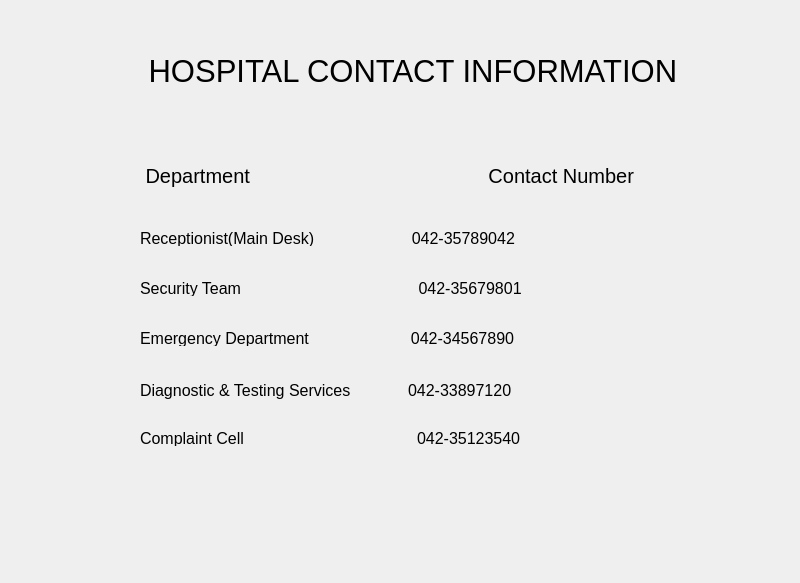
<?xml version="1.0" encoding="UTF-8"?>
<ui version="4.0">
 <class>dialog</class>
 <widget class="QDialog" name="dialog">
  <property name="geometry">
   <rect>
    <x>0</x>
    <y>0</y>
    <width>800</width>
    <height>583</height>
   </rect>
  </property>
  <property name="windowTitle">
   <string>Dialog</string>
  </property>
  <widget class="QLabel" name="label">
   <property name="geometry">
    <rect>
     <x>140</x>
     <y>40</y>
     <width>581</width>
     <height>61</height>
    </rect>
   </property>
   <property name="font">
    <font>
     <pointsize>23</pointsize>
    </font>
   </property>
   <property name="text">
    <string> HOSPITAL CONTACT INFORMATION</string>
   </property>
  </widget>
  <widget class="QLabel" name="label_2">
   <property name="geometry">
    <rect>
     <x>140</x>
     <y>150</y>
     <width>551</width>
     <height>51</height>
    </rect>
   </property>
   <property name="font">
    <font>
     <pointsize>15</pointsize>
    </font>
   </property>
   <property name="text">
    <string> Department                                           Contact Number</string>
   </property>
  </widget>
  <widget class="QLabel" name="label_3">
   <property name="geometry">
    <rect>
     <x>150</x>
     <y>230</y>
     <width>71</width>
     <height>291</height>
    </rect>
   </property>
   <property name="text">
    <string/>
   </property>
  </widget>
  <widget class="QLabel" name="label_4">
   <property name="geometry">
    <rect>
     <x>140</x>
     <y>230</y>
     <width>581</width>
     <height>16</height>
    </rect>
   </property>
   <property name="font">
    <font>
     <pointsize>12</pointsize>
    </font>
   </property>
   <property name="text">
    <string>Receptionist(Main Desk)                      042-35789042</string>
   </property>
  </widget>
  <widget class="QLabel" name="label_5">
   <property name="geometry">
    <rect>
     <x>140</x>
     <y>280</y>
     <width>551</width>
     <height>16</height>
    </rect>
   </property>
   <property name="font">
    <font>
     <pointsize>12</pointsize>
    </font>
   </property>
   <property name="text">
    <string>Security Team                                        042-35679801</string>
   </property>
  </widget>
  <widget class="QLabel" name="label_6">
   <property name="geometry">
    <rect>
     <x>140</x>
     <y>330</y>
     <width>381</width>
     <height>16</height>
    </rect>
   </property>
   <property name="font">
    <font>
     <pointsize>12</pointsize>
    </font>
   </property>
   <property name="text">
    <string>Emergency Department                       042-34567890</string>
   </property>
  </widget>
  <widget class="QLabel" name="label_7">
   <property name="geometry">
    <rect>
     <x>140</x>
     <y>380</y>
     <width>381</width>
     <height>21</height>
    </rect>
   </property>
   <property name="font">
    <font>
     <pointsize>12</pointsize>
    </font>
   </property>
   <property name="text">
    <string>Diagnostic &amp; Testing Services             042-33897120</string>
   </property>
  </widget>
  <widget class="QLabel" name="label_8">
   <property name="geometry">
    <rect>
     <x>140</x>
     <y>430</y>
     <width>381</width>
     <height>16</height>
    </rect>
   </property>
   <property name="font">
    <font>
     <pointsize>12</pointsize>
    </font>
   </property>
   <property name="text">
    <string>Complaint Cell                                       042-35123540</string>
   </property>
  </widget>
 </widget>
 <resources/>
 <connections/>
</ui>
